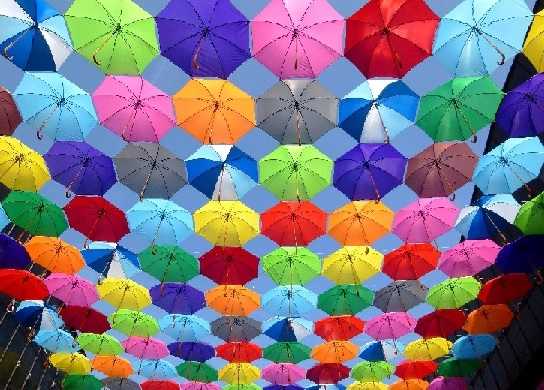
#> input picture img.jpg, 544 x 390 px
$ python hsv_color_picker.py
#> lines starting #> are read from the running program, lines starting #| are printed output that depends on the picture; after the words box and inside, x2 and y2 are one past the last pixel; in counts of white or black regions, pixels touching at a corner belong together
#> in main, image_src is the input picture: shape (390, 544, 3); mean B, G, R 129.1, 118.4, 127
### img_lib.py
import cv2
import numpy as np

# text color
color_green = (  0, 255,   0)
color_red   = (  0,   0, 255)
color_blue  = (255,   0,   0)


def image_text(img, note , org = (10,30), color= color_green, font_Sclae=1):
  return cv2.putText(img, note, org=org, fontFace=cv2.FONT_HERSHEY_SIMPLEX,
                        fontScale=font_Sclae, color=color, thickness=2)

def image_resize(img, new_size):
  return cv2.resize(img, new_size, interpolation = cv2.INTER_AREA)

def image_scale(img, scale= 0.5):
#> called with scale = 0.5
    width = int(img.shape[1] * scale )
#> width = 272
    height = int(img.shape[0] * scale)
#> height = 195
    dim = (width, height)
#> dim = (272, 195)

    # resize image
    return cv2.resize(img, dim, interpolation = cv2.INTER_AREA)
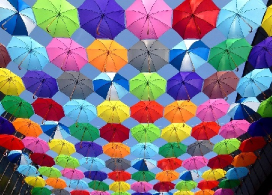
#> returned value: shape (195, 272, 3); mean of channels 0, 1, 2 129.3, 118.5, 127.2; drawn as B, G, R
#> in main, `image_hsv = cv2.cvtColor(image_src,cv2.COLOR_BGR2HSV)`: image_hsv: shape (195, 272, 3); mean H, S, V 99.2, 152.4, 180

def image_crop(img, roi_x, roi_y, roi_w, roi_h):
  return img[roi_y : roi_y + roi_h, roi_x : roi_x + roi_w]

#Draw a Rectangle
def image_rectangle_1(img, x,y, w,h, color = color_green, thickness=1):
    return cv2.rectangle(img, (x,y), (x+w, y+h), color=color, thickness=thickness)

#Draw a Rectangle
def image_rectangle(img, start_pt = (0,0), end_point = (10,10), color = color_green, thickness=1):
    return cv2.rectangle(img, start_pt, end_point, color=color, thickness=thickness)

# Draw A circle
def image_circle(img, center_coordinates, radius, color = color_green, thickness = 1):
    return cv2.circle(img, center_coordinates, radius, color, thickness)

# Draw a line
def image_line(img, start_pt = (0,0), end_point = (10,10), color = color_green, thickness=1):
    return cv2.line(img, start_pt, end_point, color=color, thickness=thickness)

# Draw a line
def image_polylines (img, pts, isClosed = True, color = color_green, thickness=1):
    cv2.polylines(img, [pts], isClosed=isClosed, color=color, thickness=thickness)

# gray image
def image_gray(img):
    return cv2.cvtColor(img, cv2.COLOR_BGR2GRAY)

# Simple Thresholding
def image_threshold(img, lower=150, upper=255):
    return cv2.threshold(img, lower, upper, cv2.THRESH_BINARY )

def image_filter_color(img, threshold_low, threshold_high):
    GB_img=cv2.GaussianBlur(img,(5,5),0)
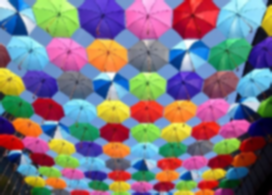
#> GB_img: shape (195, 272, 3); mean B, G, R 129.3, 118.5, 127.2
    hsv_frame = cv2.cvtColor(GB_img, cv2.COLOR_BGR2HSV)
#> hsv_frame: shape (195, 272, 3); mean H, S, V 99.4, 147.6, 178.2

    img_mask = cv2.inRange(hsv_frame, threshold_low, threshold_high)
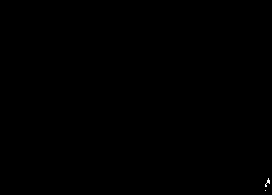
#> img_mask: shape (195, 272); 0.04% white in thin lines or dots, all inside (x1, y1, x2, y2) = (265, 178, 270, 191)
    img_filter = cv2.bitwise_and(img, img, mask=img_mask)
#> img_filter: shape (195, 272, 3); values 0 (black) and 1 (white), 0% white in thin lines or dots, all inside (x1, y1, x2, y2) = (266, 181, 268, 184)
#> call 3 of image_text, with note = 'upper:[0 0 0]', org = (10, 70), color = (0, 255, 0), font_Sclae = 0.5
#> in image_text (call 3), `return cv2.putText(img, note, org=org, fontFace=cv2.FONT_HERSHEY_SIMPL..`:
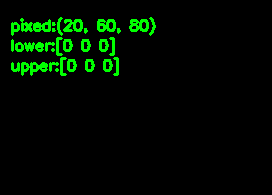
#> returned value: shape (195, 272, 3); mean B, G, R 0, 11.9, 0
    return img_filter, img_mask

''' stack array of images into a bigger image'''
def image_stack(scale, imgArray):
#> called with scale = 1
    rows = len(imgArray)
#> rows = 3
    cols = len(imgArray[0])
#> cols = 195
    rowsAvailable = isinstance(imgArray[0], list)
#> rowsAvailable = False
    width = imgArray[0][0].shape[1]
#> width = 3
    height = imgArray[0][0].shape[0]
#> height = 272
    if rowsAvailable:
        for x in range ( 0, rows):
            for y in range(0, cols):
                if imgArray[x][y].shape[:2] == imgArray[0][0].shape [:2]:
                    imgArray[x][y] = cv2.resize(imgArray[x][y], (0, 0), None, scale, scale)
                else:
                    imgArray[x][y] = cv2.resize(imgArray[x][y], (imgArray[0][0].shape[1], imgArray[0][0].shape[0]), None, scale, scale)
                if len(imgArray[x][y].shape) == 2: imgArray[x][y]= cv2.cvtColor( imgArray[x][y], cv2.COLOR_GRAY2BGR)
        imageBlank = np.zeros((height, width, 3), np.uint8)
        hor = [imageBlank]*rows
        for x in range(0, rows):
            hor[x] = np.hstack(imgArray[x])
        ver = np.vstack(hor)
    else:
        for x in range(0, rows):
            if imgArray[x].shape[:2] == imgArray[0].shape[:2]:
                imgArray[x] = cv2.resize(imgArray[x], (0, 0), None, scale, scale)
            else:
                imgArray[x] = cv2.resize(imgArray[x], (imgArray[0].shape[1], imgArray[0].shape[0]), None,scale, scale)
            if len(imgArray[x].shape) == 2: imgArray[x] = cv2.cvtColor(imgArray[x], cv2.COLOR_GRAY2BGR)
#> after the loop, imgArray = 3 items
        hor= np.hstack(imgArray)
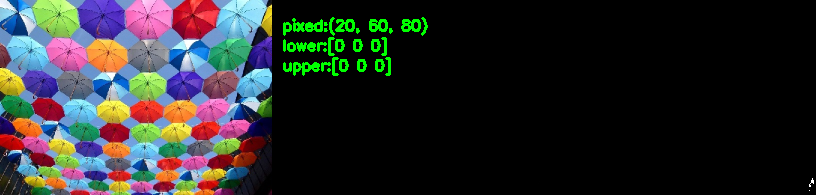
#> hor: shape (195, 816, 3); mean of channels 0, 1, 2 43.1, 43.5, 42.4; drawn as B, G, R
        ver = hor
    return ver

### HSV_class.py
import json
import numpy as np
from types import SimpleNamespace
from collections import namedtuple

class HSV_values:
    def __init__(self, hl=0, hh=179, sl=0, sh=255, vl=0, vh=255) -> None:
        self.hh = hh
        self.hl = hl
        self.sh = sh
        self.sl = sl
        self.vh = vh
        self.vl = vl
    def print(self):
        print ("Lower: H:{0}, S:{1}, V:{2}".format(self.hl, self.sl, self.vl))
        print ("Upper: H:{0}, S:{1}, V:{2}".format(self.hh, self.sh, self.vh))
    def set_hh(self, x): self.hh = x
    def set_hl(self, x): self.hl = x
    def set_sh(self, x): self.sh = x
    def set_sl(self, x): self.sl = x
    def set_vh(self, x): self.vh = x
    def set_vl(self, x): self.vl = x
    # [7 lines left out: function set_values, not called in this run]
    def set_values_by_offset(self, hsv_pixel=[10,10,10],hsv_offset = [0,0,0]):
        self.hl, self.sl, self.vl = np.subtract(hsv_pixel, hsv_offset)
        self.hh, self.sh, self.vh = np.add(hsv_pixel, hsv_offset)

    def get_upper(self):
        return np.array((self.hh, self.sh, self.vh))
    def get_lower(self):
        return np.array((self.hl, self.sl, self.vl))

    # [16 lines left out: functions save_json, read_json, not called in this run]

### hsv_color_picker.py
import cv2
import numpy as np
from HSV_class import HSV_values
from img_lib import image_filter_color, image_scale, image_stack, image_text
import argparse

#############################################
# global variables
#############################################
image_hsv = None
image_src = None
pixel = (20,60,80) # some stupid default
HSV_offset = np.array([10, 10, 40])     # H_offset, S_offset, V_offset

hsv_values = HSV_values()
colorbar_win = 'Color Tracking bars'
result_win = 'original, masked and its partition images'
HSV_win = 'HSV image [click to get filter image]'

#assign strings for ease of coding
hh='Hue High'
hl='Hue Low'
sh='Saturation High'
sl='Saturation Low'
vh='Value High'
vl='Value Low'

#'optional' argument is required for trackbar creation parameters
def nothing(x):
    pass

def create_slide_bar():

    cv2.namedWindow(colorbar_win, cv2.WINDOW_AUTOSIZE) #/Create a window named 'Colorbars'

    #Begin Creating trackbars for each
    cv2.createTrackbar(hl, colorbar_win,0,179,nothing)
    cv2.createTrackbar(hh, colorbar_win,0,179,nothing)
    cv2.createTrackbar(sl, colorbar_win,0,255,nothing)
    cv2.createTrackbar(sh, colorbar_win,0,255,nothing)
    cv2.createTrackbar(vl, colorbar_win,0,255,nothing)
    cv2.createTrackbar(vh, colorbar_win,0,255,nothing)

def set_position_trackbar(hsv_values):
    cv2.setTrackbarPos(hl, colorbar_win, hsv_values.hl)
    cv2.setTrackbarPos(hh, colorbar_win, hsv_values.hh)
    cv2.setTrackbarPos(sl, colorbar_win, hsv_values.sl)
    cv2.setTrackbarPos(sh, colorbar_win, hsv_values.sh)
    cv2.setTrackbarPos(vl, colorbar_win, hsv_values.vl)
    cv2.setTrackbarPos(vh, colorbar_win, hsv_values.vh)

def apply_filter(img, hsv_pixel, hsv_upper, hsv_lower):
    print("pixed:{0}, lower:{1}, upper:{2}".format(hsv_pixel, hsv_lower, hsv_upper))
    img_filter, img_mask = image_filter_color(img, hsv_lower, hsv_upper)
    img_filter = image_text(img=img_filter, note="pixed:{0}".format(hsv_pixel), org=(10,30), font_Sclae=0.5)
    img_filter = image_text(img=img_filter, note="lower:{0}".format(hsv_lower), org=(10,50), font_Sclae=0.5)
    img_filter = image_text(img=img_filter, note="upper:{0}".format(hsv_upper), org=(10,70), font_Sclae=0.5)
    stacked_image = image_stack(scale=1, imgArray=([img, img_filter, img_mask]))
    cv2.imshow(colorbar_win,stacked_image)

# mouse callback function
def pick_color(event,x,y,flags,param):
    global pixel
    if event == cv2.EVENT_LBUTTONDOWN:
        pixel = image_hsv[y,x]
        hsv_values.set_values_by_offset(pixel, HSV_offset)
        set_position_trackbar(hsv_values=hsv_values)

def main(img_file):
    import sys
    global image_hsv, image_src, pixel # so we can use it in mouse callback

    # read image
    image_src = cv2.imread(img_file)  #
    image_src = image_scale(img=image_src, scale=0.5)
    if image_src is None:
        print ("the image read is None............")
        return

    ## create track bar for adjustment
    create_slide_bar()

    # HSV window
    cv2.namedWindow(HSV_win)
    cv2.setMouseCallback(HSV_win, pick_color)   # call back function for mouse clicking

    # now click into the hsv img , and look at values:
    image_hsv = cv2.cvtColor(image_src,cv2.COLOR_BGR2HSV)
    cv2.imshow(HSV_win,image_hsv)

    # keep updating
    while True:
        hsv_values.hl = cv2.getTrackbarPos(hl, colorbar_win)
        hsv_values.hh = cv2.getTrackbarPos(hh, colorbar_win)
        hsv_values.sl = cv2.getTrackbarPos(sl, colorbar_win)
        hsv_values.sh = cv2.getTrackbarPos(sh, colorbar_win)
        hsv_values.vl = cv2.getTrackbarPos(vl, colorbar_win)
        hsv_values.vh = cv2.getTrackbarPos(vh, colorbar_win)
        upper = hsv_values.get_upper()
        lower = hsv_values.get_lower()
        apply_filter(img=image_src, hsv_pixel= pixel, hsv_upper=upper, hsv_lower=lower)

        # press esc to exit
        k = cv2.waitKey(1) & 0xFF
#> (key Esc is pressed here)
        if k == 27:
            break

    cv2.destroyAllWindows()

if __name__=='__main__':

    parser = argparse.ArgumentParser(description='HSV color picker.')
    parser.add_argument('-i', metavar="input image",  help='input video', default="img.jpg")
    menu_result = parser.parse_args()
    img_file = menu_result.i

    HSV_offset = np.array([20, 20, 40])
    main(img_file=img_file)
